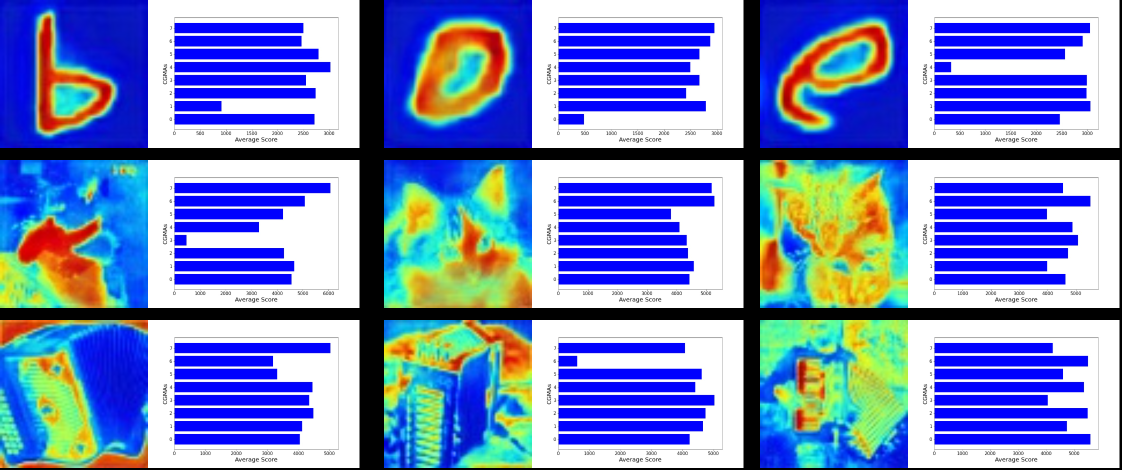
#> input picture assets/Individual_interpretations.png, 2244 x 940 px (shown at 1/2 size); its folder holds only this picture in this run
$ python -i utils.py   (imports and definitions only)
#> lines starting #> are read from the running program, lines starting #| are printed output that depends on the picture
import cv2
import math
import glob
def all_img_paths(path):
    all_img_paths = glob(path+"/*/*")
    y = [p.split('\\')[-2] for p in all_img_paths]
    return all_img_paths,y

def get_img(p):
#> called with p = '../assets/Individual_interpretations.png'
        img =cv2.imread(p)
#> img is the input picture: shape (940, 2244, 3); mean B, G, R 192.7, 136.5, 119.5
        try:
            img = cv2.cvtColor(img,cv2.COLOR_GRAY2RGB).astype('float64')
        except:
            img = cv2.cvtColor(img,cv2.COLOR_BGR2RGB).astype('float64')
        img = img/255.
        img = cv2.resize(img,(256,256))
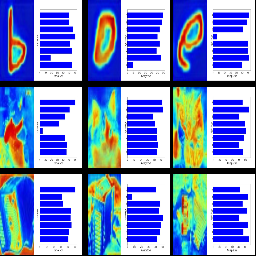
#> img: shape (256, 256, 3) float64; mean R, G, B 0.471, 0.538, 0.759
        return img

def pos_list(n=8,l=52):
    '''
    Usage:
        Create the desired position of CGM
    n--> Number of Images required
    l ---> Number of Currently available images
    skip ---> interval between two consecutive picks

    formula = summation ceil(ceil(skip*i)*(l/100))
    '''
    skip=(100/(n-1))
    print(skip)
    percentages=[math.ceil(skip*i) for i in range(n)]

    one_percent =l/100
    print(one_percent)
    return [math.ceil(i*one_percent) for i in percentages]

>>> result = get_img('../assets/Individual_interpretations.png')
